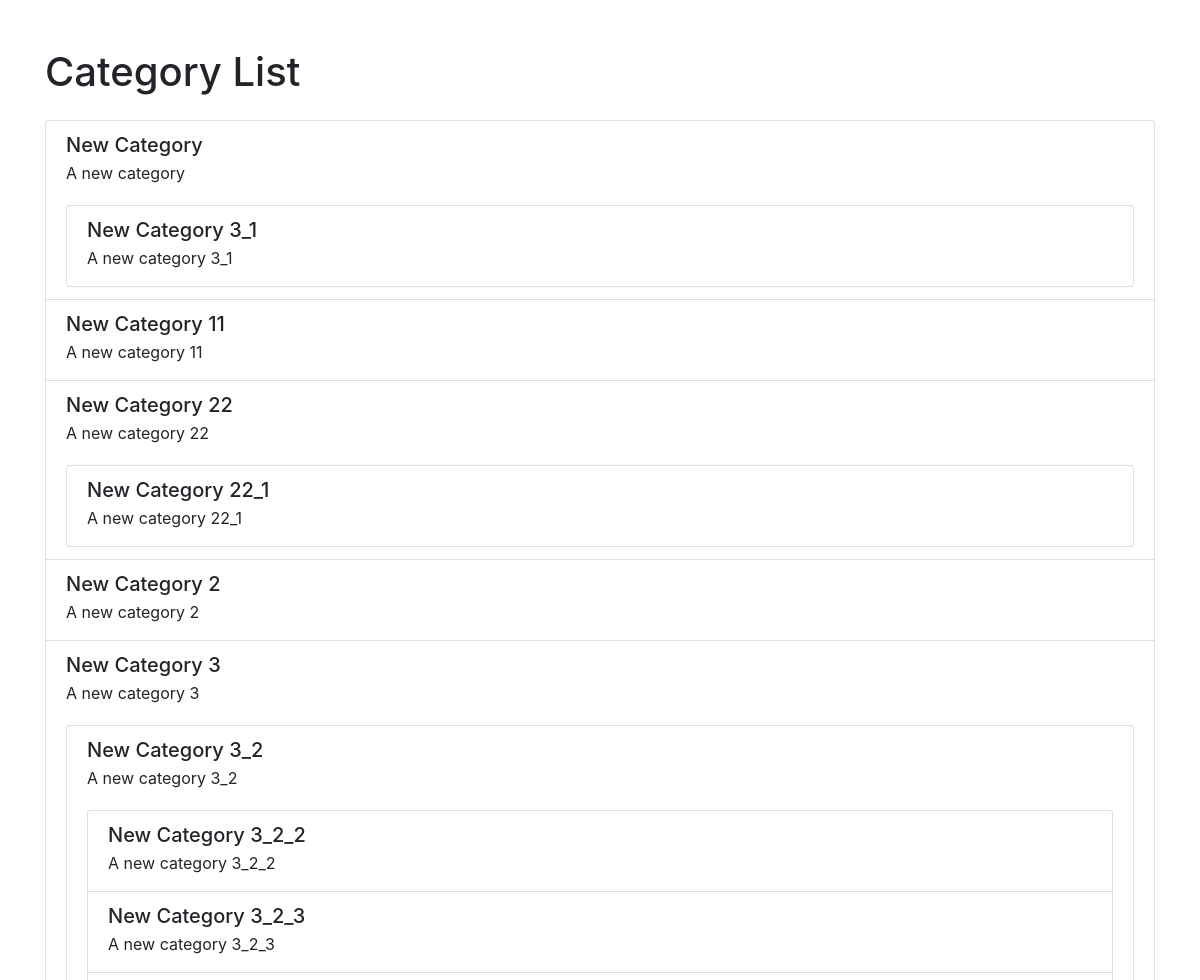
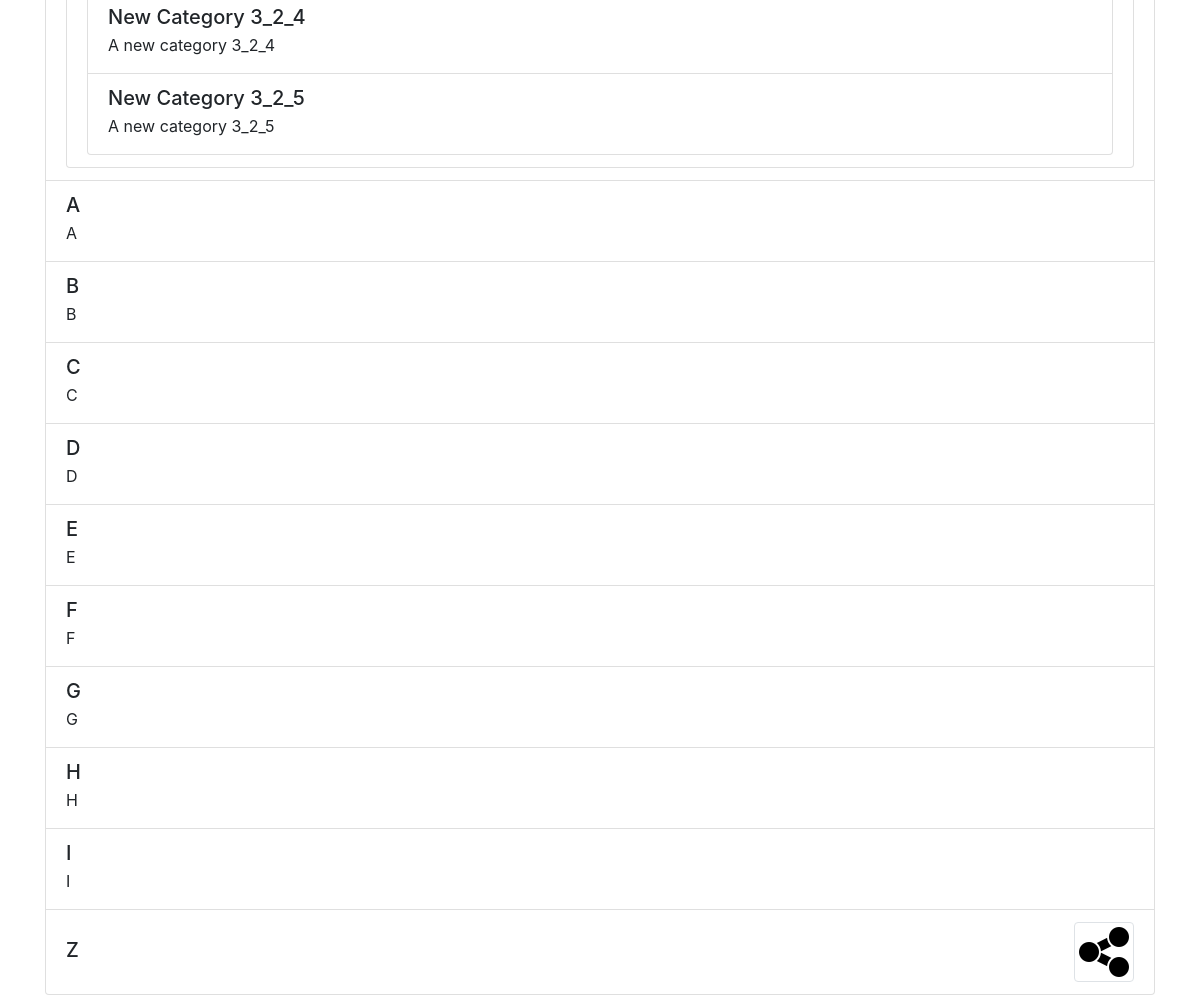
Screenshot of /api/category-list/ with the database file from the repository (2 pictures, top to bottom).
### categories/models.py (models this page shows, shortened)
class Category(MPTTModel):
    name = models.CharField(max_length=100, unique=True)
    description = models.TextField(blank=True)
    image = models.ImageField(upload_to='category_images/', blank=True, null=True)
    parent = TreeForeignKey('self', on_delete=models.CASCADE, related_name='children', blank=True, null=True)
    lft = models.PositiveIntegerField(default=0)
    rght = models.PositiveIntegerField(default=0)
    tree_id = models.PositiveIntegerField(default=0)
    level = models.PositiveIntegerField(default=0)
    class MPTTMeta:
        order_insertion_by = ['name']

### categories/views.py (the view)
# urls.py: path('category-list/', category_list, name='category_list'),
def category_list(request):
    categories = cache.get('category_list')
    if not categories:
        categories = Category.objects.filter(parent=None).select_related('parent').prefetch_related('children')
        cache.set('category_list', categories, 60 * 2)  # Cache for 15 minutes
    return render(request, 'category_list.html', {'categories': categories})

### categories/templates/category_list.html (shortened to what this page needs)
<!DOCTYPE html>
<html lang="en">
<head>
    <link href="https://stackpath.bootstrapcdn.com/bootstrap/4.5.2/css/bootstrap.min.css" rel="stylesheet">
</head>
<body>
    <div class="container mt-5">
        <h1 class="mb-4">Category List</h1>
        <ul class="list-group">
            {% for category in categories %}
                {% include 'category_item.html' with category=category %}
            {% endfor %}
        </ul>
    </div>
</body>
</html>

### categories/templates/category_item.html
<li class="list-group-item">
    <div class="d-flex justify-content-between align-items-center">
        <div>
            <h5 class="mb-1">{{ category.name }}</h5>
            <p class="mb-1">{{ category.description }}</p>
        </div>
        {% if category.image %}
            <img src="{{ category.image.url }}" alt="{{ category.name }}" class="img-thumbnail" style="max-width: 100px;">
        {% endif %}
    </div>
    {% if category.get_children %}
        <ul class="list-group mt-3">
            {% for child in category.get_children %}
                {% include 'category_item.html' with category=child %}
            {% endfor %}
        </ul>
    {% endif %}
</li>

### rows the page displays
Category: name "New Category", description "A new category"
Category: name "New Category 3_1", description "A new category 3_1"
Category: name "New Category 11", description "A new category 11"
Category: name "New Category 22", description "A new category 22"
Category: name "New Category 22_1", description "A new category 22_1"
Category: name "New Category 2", description "A new category 2"
Category: name "New Category 3", description "A new category 3"
Category: name "New Category 3_2", description "A new category 3_2"
Category: name "New Category 3_2_2", description "A new category 3_2_2"
Category: name "New Category 3_2_3", description "A new category 3_2_3"
Category: name "New Category 3_2_4", description "A new category 3_2_4"
Category: name "New Category 3_2_5", description "A new category 3_2_5"
Category: name "A", description "A"
Category: name "B", description "B"
Category: name "C", description "C"
Category: name "D", description "D"
Category: name "E", description "E"
Category: name "F", description "F"
Category: name "G", description "G"
Category: name "H", description "H"
Category: name "I", description "I"
Category: name "Z", image (picture)
